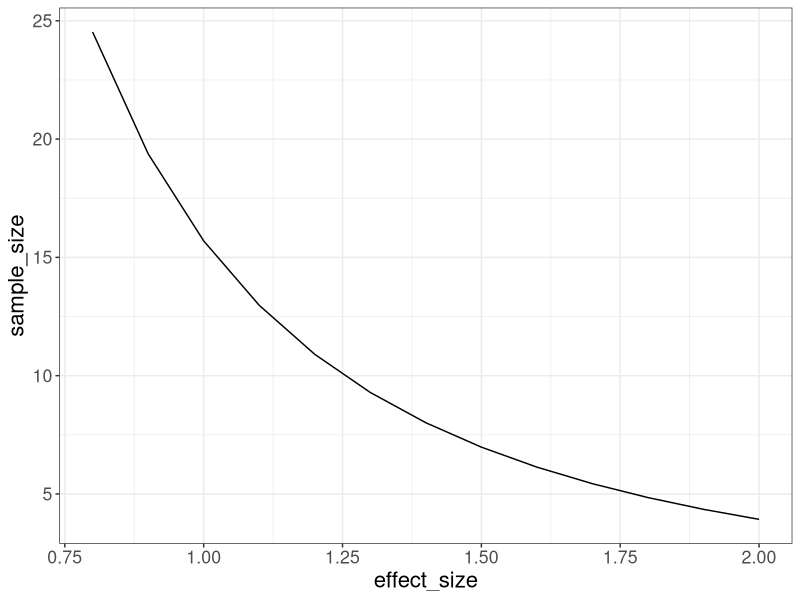

Write R code to recreate this figure.
## ---- chunk 1

library(ggplot2)


diff_vec = seq(0.8, 2, 0.1)
sd = 1
alpha = 0.05
beta = 0.8
sample_size_vec = 2*(qnorm(1-alpha/2) + qnorm(beta))^2 / (diff_vec/sd)^2

plot_df = data.frame(effect_size = diff_vec/sd, sample_size = sample_size_vec)
ggplot(plot_df, aes(x=effect_size, y=sample_size)) + 
    geom_line() + 
    theme_bw() + 
    theme(text = element_text(size=16)) #+ 
    #theme_bw()

